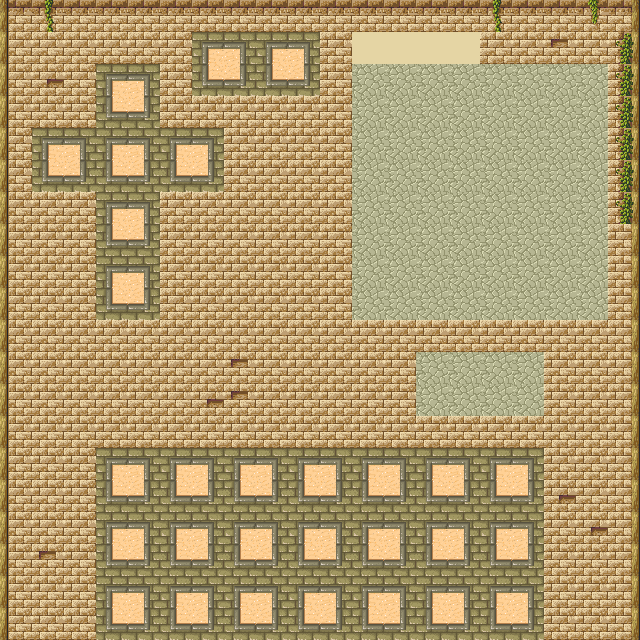

A level layout from a 2D game, rendered from its tile map. Below: a short description, then the map file with tile-grid data replaced by summaries:
An orthogonal 20x20 tile map with 32x32 px tiles, 2 tile layers (Background, shelf), 2 tilesets.

<map version="1.0" orientation="orthogonal" renderorder="right-down" width="20" height="20" tilewidth="32" tileheight="32">
 <tileset firstgid="1" name="hyptosis_til-art-batch-2" tilewidth="32" tileheight="32">
  <image source="tilesets/hyptosis_til-art-batch-2.png" trans="ff00ff" width="960" height="960" />
 </tileset>
 <tileset firstgid="901" name="tmw_desert_spacing" tilewidth="32" tileheight="32" spacing="1" margin="1">
  <image source="tilesets/tmw_desert_spacing.png" trans="ff00ff" width="265" height="199" />
 </tileset>
 <layer name="Background" width="20" height="20">
  <data>[400 cells, 400 non-empty, 10 distinct tile ids]</data>
 </layer>
 <layer name="shelf" width="20" height="20">
  <data>[400 cells, 228 non-empty, 8 distinct tile ids]</data>
 </layer>
</map>
